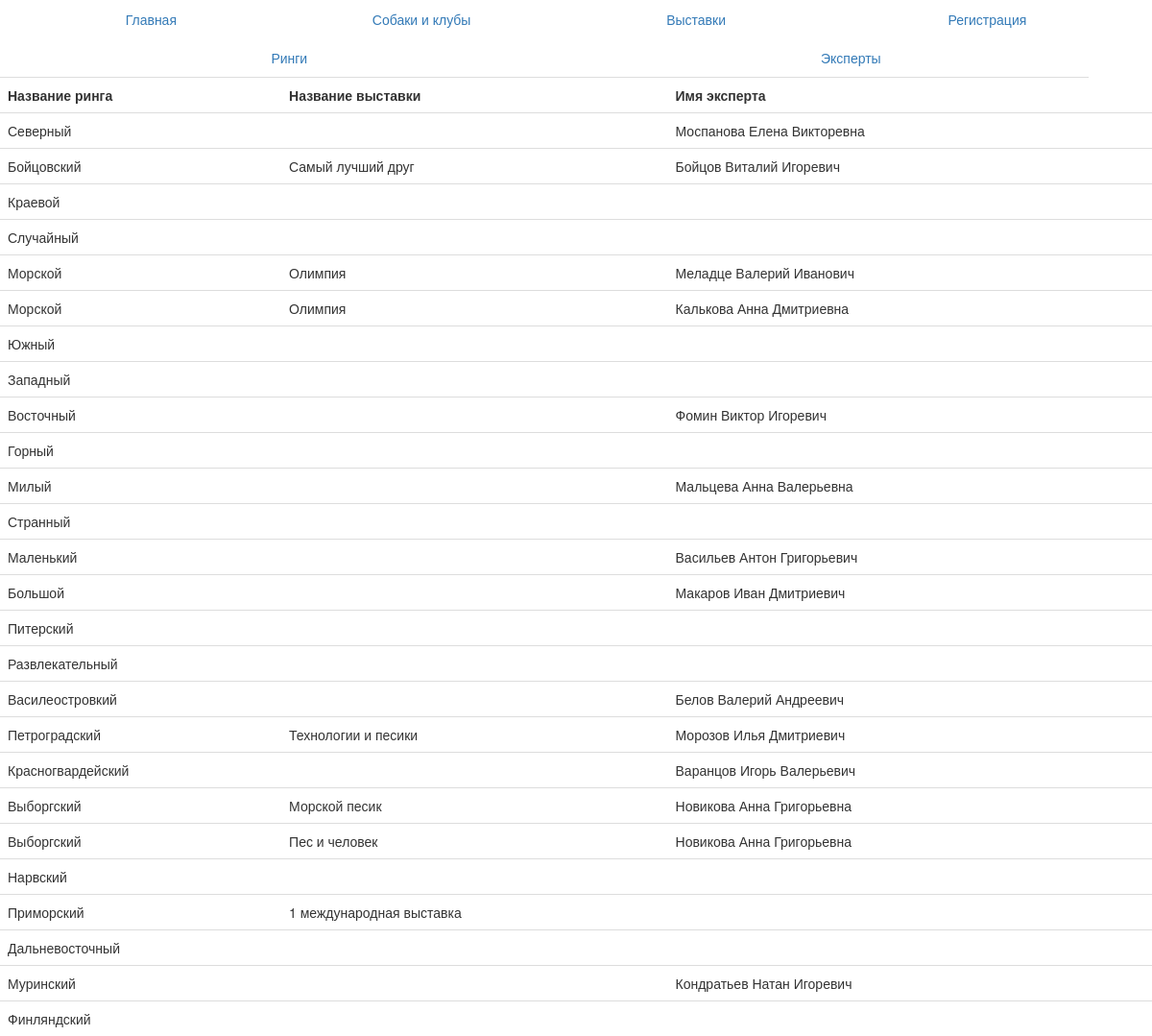
The app's page /Test/Rings.php with its own data.
### tables this page shows
CREATE TABLE `ring` (
  `id` int(10) UNSIGNED NOT NULL COMMENT 'Айди ринга',
  `Name_ring` varchar(255) NOT NULL COMMENT 'Название ринга'
);

CREATE TABLE `experts` (
  `id` smallint(5) UNSIGNED NOT NULL,
  `Club_id` int(10) UNSIGNED DEFAULT NULL,
  `Ring_Number` int(10) UNSIGNED DEFAULT NULL,
  `Name_expert` varchar(255) NOT NULL,
  `Status` tinyint(1) DEFAULT '1' COMMENT '1 - Работает, 0 - отстранен'
);

CREATE TABLE `exibition` (
  `Id` int(11) NOT NULL COMMENT 'Айди',
  `Name_exibition` varchar(255) NOT NULL,
  `Place` varchar(255) NOT NULL COMMENT 'Место',
  `Time` time NOT NULL COMMENT 'Время',
  `Ring` int(10) UNSIGNED NOT NULL COMMENT 'Ринг',
  `Date` date NOT NULL COMMENT 'Дата проведения выставки'
);

### Test/Rings.php (the view, shortened to what this page needs)
<!DOCTYPE html>
<html>
<head>
    <link rel="stylesheet" href="1.css">
    <link rel="stylesheet" href="https://maxcdn.bootstrapcdn.com/bootstrap/3.3.6/css/bootstrap.min.css">
</head>
<body>
<div class="container-fluid">
    <ul class="nav nav-justified">
        <li><a href="index.html">Главная</a></li>
        <li><a href="mysqli.php">Собаки и клубы</a></li>
        <li><a href="Exibitions.php">Выставки</a></li>
        <li><a href="Log_in.php">Регистрация</a></li>
    </ul>
</div>
<header class="container-fluid">
    <ul class="nav nav-justified">
        <li><a href="Rings.php">Ринги</a></li>
        <li><a href="Experts.php">Эксперты</a></li>
    </ul>
</header>
<?php
$settings = [
    'host' => 'localhost',
    'user' => 'root',
    'password' => '',
    'db_name' =>'coursework'
];
$link = mysqli_connect($settings['host'],$settings['user'],$settings['password'],$settings['db_name']);
mysqli_set_charset ($link , 'utf8');
$query = "SELECT ring.Name_ring, exibition.Name_exibition, experts.Name_expert FROM ring LEFT OUTER JOIN exibition ON ring.id = exibition.Ring LEFT OUTER JOIN experts ON ring.id = experts.Ring_Number";
$result = mysqli_query($link, $query) or die("Ошибка".mysqli_error($link));
if($res === false)
{
    echo mysqli_error($link);
}
else
{
    $rows = mysqli_num_rows($result);
    echo "<table class=\"table\"><tr><th>Название ринга</th><th>Название выставки</th><th>Имя эксперта</th></tr>";
    for($i = 0; $i < $rows ; ++$i)
    {
        $row = mysqli_fetch_row($result);
        echo "<tr>";
        for ($j = 0 ; $j < 5 ; ++$j) echo "<td>$row[$j]</td>";
        echo "</tr>";
    }
    echo "</table>";
}
?>
</body>
</html>

### Test/1.css (style rules this page uses)
body { font-family: 'Roboto', sans-serif; font-weight: 300; background-color: #c4d0ff; height: 100vh; }
header { padding: 0px 0; }

### records on screen
ring: Name_ring "Северный"
experts: Name_expert "Моспанова Елена Викторевна"
ring: Name_ring "Бойцовский"
exibition: Name_exibition "Самый лучший друг"
experts: Name_expert "Бойцов Виталий Игоревич"
ring: Name_ring "Краевой"
ring: Name_ring "Случайный"
ring: Name_ring "Морской"
exibition: Name_exibition "Олимпия"
experts: Name_expert "Меладце Валерий Иванович"
experts: Name_expert "Калькова Анна Дмитриевна"
ring: Name_ring "Южный"
ring: Name_ring "Западный"
ring: Name_ring "Восточный"
experts: Name_expert "Фомин Виктор Игоревич"
ring: Name_ring "Горный"
ring: Name_ring "Милый"
experts: Name_expert "Мальцева Анна Валерьевна"
ring: Name_ring "Странный"
ring: Name_ring "Маленький"
experts: Name_expert "Васильев Антон Григорьевич"
ring: Name_ring "Большой"
experts: Name_expert "Макаров Иван Дмитриевич"
ring: Name_ring "Питерский"
ring: Name_ring "Развлекательный"
ring: Name_ring "Василеостровкий"
experts: Name_expert "Белов Валерий Андреевич"
ring: Name_ring "Петроградский"
exibition: Name_exibition "Технологии и песики"
experts: Name_expert "Морозов Илья Дмитриевич"
ring: Name_ring "Красногвардейский"
experts: Name_expert "Варанцов Игорь Валерьевич"
ring: Name_ring "Выборгский"
exibition: Name_exibition "Морской песик"
experts: Name_expert "Новикова Анна Григорьевна"
exibition: Name_exibition "Пес и человек"
ring: Name_ring "Нарвский"
ring: Name_ring "Приморский"
exibition: Name_exibition "1 международная выставка"
ring: Name_ring "Дальневосточный"
ring: Name_ring "Муринский"
experts: Name_expert "Кондратьев Натан Игоревич"
ring: Name_ring "Финляндский"
